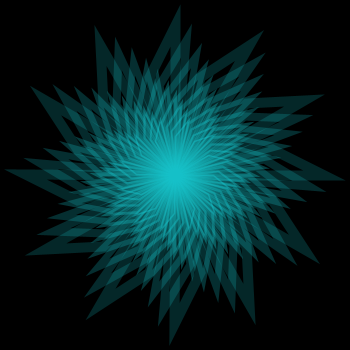
Frame 1 (no input)
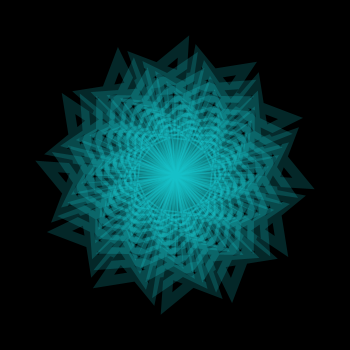
Frame 60 (the mouse pressed at the canvas centre just before this capture)
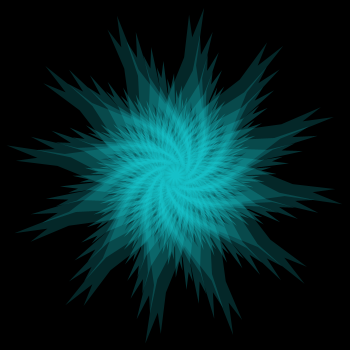
Frame 120 (the mouse held since frame 60 and released just before this capture)

The Processing sketch that drew these frames (run headless with seeded random() and noise(); from frame 60 on, the mouse is pressed at the canvas centre):

// Processing sketch: processing_157078
// ── processing_157078.pde

float mx, my;
float r1; 
float inc; 
color c1 = #16C5CC; 

void setup() {
  size(350, 350); 
  background(0); 
  smooth();  
  noFill(); 

  mx = width/2; 
  my = height/2; 

  r1 = 100; 
  inc = 0;
}  

void draw() {
  background(0); 

  float x, y, angle, rStep, aStep; 
  float strWeight = 10;
  float alpha = 50;    
  
  rStep = sin(radians(frameCount));     

  translate(mx, my); 
 
  aStep = 0; 
  for (int i = 0; i < 10; i++) { 
    strokeWeight(strWeight); 
    stroke(c1, alpha); 
    
    beginShape(); 
    for (angle = aStep; angle < 360+aStep; angle += 30) {    
      x = cos(radians(angle) + inc) * (r1 + 50 - 25*rStep); 
      y = sin(radians(angle) + inc) * (r1 + 50 - 25*rStep);
      vertex(x, y);  
      vertex(0, 0);    
      x = cos(radians(angle + 15) - inc) * (r1 + 25*rStep); 
      y = sin(radians(angle + 15) - inc) * (r1 + 25*rStep);
      vertex(x, y);
    }    
    endShape(CLOSE);
    
    aStep += 5;     
    scale(0.9); 
    strWeight *= 0.9; 
    alpha *= 1.1; 
  } 

  inc += 0.01;
}
